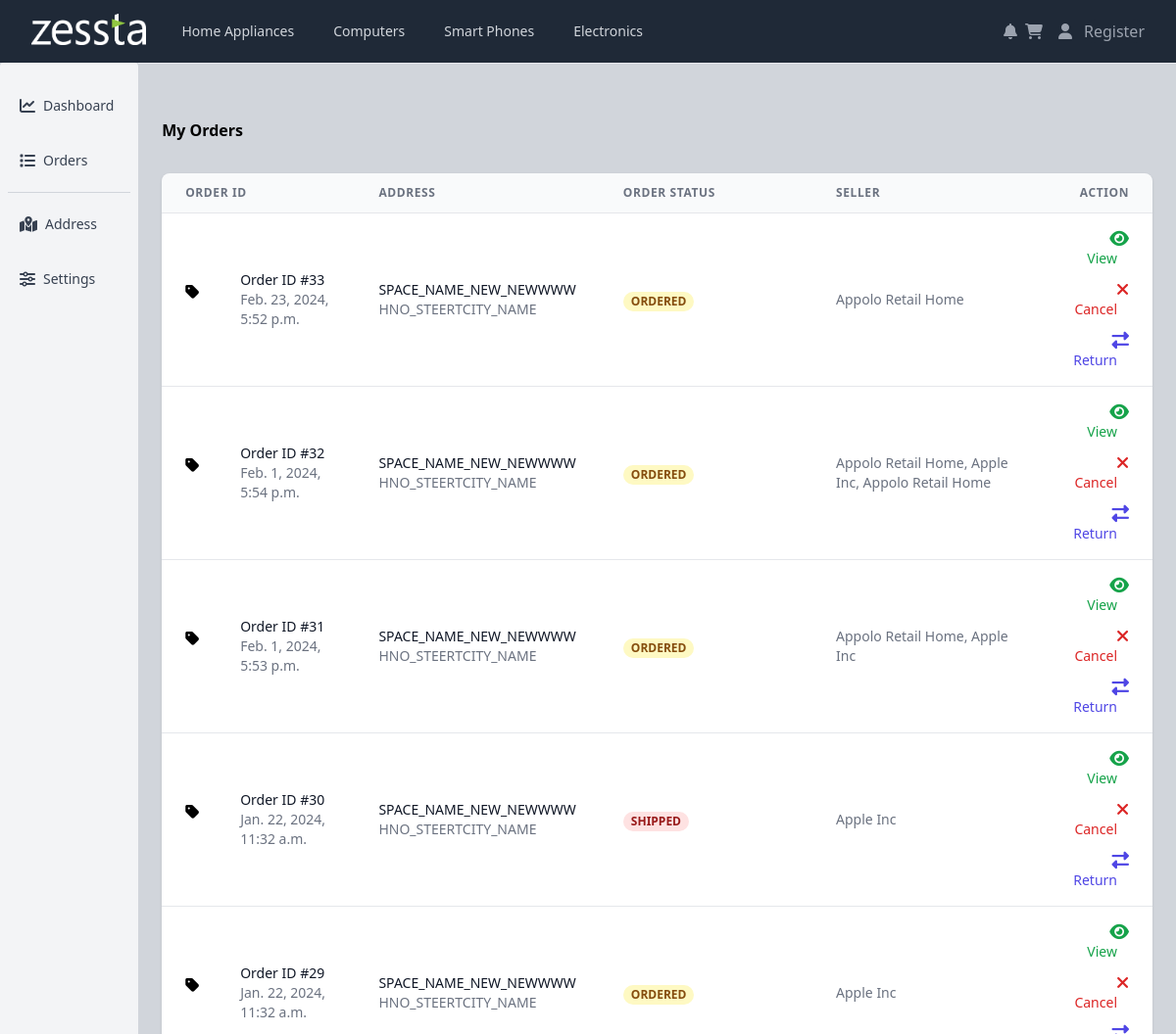
Screenshot of /customer/orders (signed in) with the database file from the repository.
### seller/models.py (models this page shows, shortened)
class ProductCategory(models.Model):
    category_id = models.BigAutoField(primary_key=True)
    category_name = models.CharField(max_length=50)
    category_products = models.ManyToManyField(
        "seller.Product", verbose_name="listOfProd", blank=True, null=True
    )

class Product(models.Model):
    product_id = models.BigAutoField(primary_key=True)
    product_name = models.CharField(max_length=50)
    product_price = models.IntegerField(max_length=6)
    product_image = models.ImageField(
        upload_to="files/products_images/",
        height_field=None,
        width_field=None,
        max_length=None,
        blank=True,
        null=True,
    )
    product_category = models.ManyToManyField(
        "seller.ProductCategory", verbose_name="listOfCat"
    )
    products_sellers = models.ManyToManyField("seller.Seller")
    product_quantity = models.IntegerField(default=1)
    def seller_name(self):
        return ", ".join(str(i) for i in self.products_sellers.all())

class Seller(models.Model):
    seller_id = models.BigAutoField(primary_key=True)
    seller_name = models.CharField(max_length=150, blank=True)
    seller_email = models.EmailField(max_length=150, blank=True)
    seller_user_id = models.CharField(max_length=50)
    seller_pwd = models.CharField(max_length=250)
    seller_city = models.CharField(max_length=50)
    seller_mobile = models.CharField(max_length=10)
    seller_products = models.ManyToManyField(
        "seller.Product", verbose_name="listOfSellerProd", null=True, blank=True
    )
    def __str__(self):
        return self.seller_name

### customer/models.py (models this page shows, shortened)
class Order(models.Model):
    ORDER_STATUS = (
        ("ORDERED", "Order Placed"),
        ("SHIPPED", "Order Shipped"),
        ("RETURN", "Order Returned"),
        ("CANCEL", "Order Cancelled"),
    )
    customer_orderd_id = models.BigAutoField(primary_key=True)
    customer_order_address = models.ForeignKey(
        "Address", on_delete=models.CASCADE, blank=True, null=True
    )
    customer_ordered_products = models.ManyToManyField(
        "seller.Product", verbose_name="listofProductsOrdred", blank=True, null=True
    )
    customer_order_timestamp = models.DateTimeField(auto_now_add=True)
    customerID = models.ForeignKey(
        "Customer", verbose_name="CustomerOrdered", on_delete=models.CASCADE, null=True
    )
    customer_order_status = models.CharField(
        max_length=150, choices=ORDER_STATUS, default="ORDERED"
    )
    customer_order_return = models.BooleanField(default=False)
    customer_order_returnID = models.ForeignKey(
        "Return",
        verbose_name="ReturnID",
        on_delete=models.CASCADE,
        blank=True,
        null=True,
    )
    def sellers(self):
        return ", ".join(
            set(i.seller_name() for i in self.customer_ordered_products.all())
        )

class Address(models.Model):
    ADDRESS_TYPE_CHOOSE = (
        (
            "HOME",
            "HOME TYPE [ ALL_DAY_DELIVERY ]",
        ),
        (
            "OFFICE",
            "COMMERICAL [ DELIVERY_ON_WORKING_DAYS_9AM_-_10PM ]",
        ),
    )
    customer_address_id = models.BigAutoField(primary_key=True)
    customeraddress_space_name = models.CharField(max_length=50)
    customer_address_hno_street = models.CharField(max_length=150)
    customer_address_city = models.CharField(max_length=30)
    customer_address_type = models.CharField(
        choices=ADDRESS_TYPE_CHOOSE, default="HOME", max_length=150
    )
    customer_address_pin_code = models.CharField(max_length=6)
    customerID = models.ForeignKey(
        "Customer", verbose_name="CustomerID", on_delete=models.CASCADE, null=True
    )
    def get_address_space_name(self):
        return self.customeraddress_space_name
    def complete_address(self):
        return self.customer_address_hno_street + self.customer_address_city

### customer/logged_pages.py (the view)
    def decorated(request, *args, **kwargs):
        if 'useremail' not in request.session:
            return HttpResponseRedirect('/customer/login')
        return func(request, *args, **kwargs)

### customer/logged_pages.py (called while the page is built)
def cat_list():
    return ProductCategory.objects.prefetch_related("category_products")

def check_login(func):
    def decorated(request, *args, **kwargs):
        if 'useremail' not in request.session:
            return HttpResponseRedirect('/customer/login')
        return func(request, *args, **kwargs)
    return decorated

@check_login
def customer_orders(request):
    order_list = Order.objects.filter(customerID=get_user(request))[::-1]
    return render(
        request,
        "customer/logged_pages/orders.html",
        {"navCat": cat_list(),
         'customer_orders': order_list,
         },
    )

def get_user(request):
    return Customer.objects.get(customer_email=request.session['useremail'])

### templates/customer/logged_pages/orders.html (shortened to what this page needs)
{% extends 'customer/base.html'%}
{% block BODYBLOCK %}
{% include 'customer/logged_pages/sidebar.html' %}
<div class="w-full h-screen overflow-x-hidden border-t flex flex-col">
    <main class="w-full flex-grow p-6">
        <div class="mt-8">
            <strong>My Orders</strong>
        </div>
        <div class="flex flex-col mt-8">
            <div class="-my-2 py-2 overflow-x-auto sm:-mx-6 sm:px-6 lg:-mx-8 lg:px-8">
                <div
                    class="align-middle inline-block min-w-full shadow overflow-hidden sm:rounded-lg border-b border-gray-200">
                    <table class="min-w-full border-collapse  border-slate-500">
                        <thead>
                            <tr class="font-bold">
                                <th
                                    class="px-6 py-3 border-b border-gray-200 bg-gray-50 text-left text-xs leading-4 text-gray-500 uppercase tracking-wider">
                                    Order ID</th>
                                <th
                                    class="px-6 py-3 border-b border-gray-200 bg-gray-50 text-left text-xs leading-4  text-gray-500 uppercase tracking-wider">
                                    Address</th>
                                <th
                                    class="px-6 py-3 border-b border-gray-200 bg-gray-50 text-left text-xs leading-4 text-gray-500 uppercase tracking-wider">
                                    Order Status</th>
                                <th
                                    class="px-6 py-3 border-b border-gray-200 bg-gray-50 text-left text-xs leading-4 text-gray-500 uppercase tracking-wider">
                                    Seller</th>
                                <th
                                    class="px-6 py-3 border-b border-gray-200 bg-gray-50 text-right text-xs leading-4 text-gray-500 uppercase tracking-wider">
                                    Action</th>
                            </tr>
                        </thead>
                        <tbody class="bg-white">
                            {%for order in customer_orders %}
                            <tr>
                                <td class="px-6 py-4 whitespace-no-wrap border-b border-gray-200">
                                    <div class="flex items-center">
                                        <div class="flex-shrink-0 h-10 w-10">
                                            <i class="fa-solid fa-tag"></i>
                                        </div>
                                        <div class="ml-4">
                                            <div class="text-sm leading-5 font-medium text-gray-900">Order ID
                                                #{{order.customer_orderd_id}}</div>
                                            <div class="text-sm leading-5 text-gray-500">
                                                {{order.customer_order_timestamp}}</div>
                                        </div>
                                    </div>
                                </td>
                                <td class="px-6 py-4 whitespace-no-wrap border-b border-gray-200">
                                    <div class="text-sm leading-5 text-gray-900">
                                        {{order.customer_order_address.get_address_space_name}}</div>
                                    <div class="text-sm leading-5 text-gray-500">
                                        {{order.customer_order_address.complete_address}}</div>
                                </td>
                                <td class="px-6 py-4 whitespace-no-wrap border-b border-gray-200">
                                    <span class="px-2 inline-flex text-xs leading-5 font-semibold rounded-full
                                        {% if order.customer_order_status == 'ORDERED' %}
                                        bg-yellow-100 text-yellow-800
                                        {% endif %}
                                        {% if order.customer_order_status == 'SHIPPED' %}
                                        bg-green-100 text-green-800
                                        {% endif %}
                                        {% if order.customer_order_status == 'RETURN' or 'CANCEL' %}
                                        bg-red-100 text-red-800
                                        {% endif %}
                                        ">
                                        <strong>{{order.customer_order_status}} </strong>
                                    </span>
                                </td>
                                <td
                                    class="px-6 py-4 whitespace-no-wrap border-b border-gray-200 text-sm leading-5 text-gray-500">
                                    {{order.sellers}}</td>
                                <td
                                    class="px-6 py-4 whitespace-no-wrap text-right border-b border-gray-200 text-sm leading-5 font-medium">
                                    <a href="/customer/view_order/{{order.customer_orderd_id}}"
                                        class="text-green-600 hover:text-green-900 p-3">
                                         View
                                    </a>
                                    {% if not order.customer_order_status == "CANCEL"%}
                                    <a href="/customer/cancel_order/{{order.customer_orderd_id}}" onclick= "if (! confirm('Are Sure to cancled Order ')) { return false; }" class="text-red-600 hover:text-red-900 p-3">
                                         Cancel
                                    </a>
                                    {% endif %}
                                    {% if not order.customer_order_return%}
                                    <a href="/customer/return_order/{{order.customer_orderd_id}}"  onclick= "if (! confirm('Are Sure to Return Order ')) { return false; }" class="text-indigo-600 hover:text-indigo-900 p-3">
                                         Return
                                    </a>
                                    {% endif %}
                                </td>
                            </tr>
                            {% endfor %}
                        </tbody>
                    </table>
                </div>
            </div>
        </div>
    </main>
</div>
</div>
{% endblock %}

### templates/customer/base.html (shortened to what this page needs)
<!DOCTYPE html>
<html lang="en">
  <head>
    <link
      rel="stylesheet"
      href="https://cdnjs.cloudflare.com/ajax/libs/font-awesome/6.5.1/css/all.min.css"
    />
    {% load static %}
    <link rel="stylesheet" href="{% static 'style/style.css' %}" />
    <script src="https://cdn.tailwindcss.com"></script>
  </head>
  <body>
    <nav class="bg-gray-800">
      <div class="mx-auto max-w-7xl px-2 sm:px-6 lg:px-8">
        <div class="relative flex h-16 items-center justify-between">
          <div
            class="flex flex-1 items-center justify-center sm:items-stretch sm:justify-start"
          >
            <a href="/customer">
              <div class="flex flex-shrink-0 items-center">
                <img
                  class="h-8 w-auto"
                  src="{% static 'img/logo.png' %}"
                  alt="Zessta eCommerce"
                />
              </div>
            </a>
            <div class="hidden sm:ml-6 sm:block">
              <div class="flex space-x-4">
                {% for i in navCat %}
                <a
                  href="/customer/view_cat/{{ i.category_id }}"
                  class="text-gray-300 hover:bg-gray-700 hover:text-white rounded-md px-3 py-2 text-sm font-medium"
                  >{{ i.category_name }}</a
                >
                {% endfor %}
              </div>
            </div>
          </div>
          <div
            class="absolute inset-y-0 right-0 flex items-center pr-2 sm:static sm:inset-auto sm:ml-6 sm:pr-0"
          >
            <button
              type="button"
              class="relative bg-gray-800 p-1 text-gray-400 hover:text-white"
            >
              <span class="absolute -inset-1.5"></span>
              <i class="fa-solid fa-bell"></i>
            </button>
            <a href="/customer/get_bag">
              <button
                type="button"
                class="relative bg-gray-800 p-1 text-gray-400 hover:text-white"
              >
                <span class="absolute -inset-1.5"></span>
                <i class="fa-solid fa-cart-shopping"></i>
              </button>
            </a>
            <div class="relative ml-3">
              <div>
                <a href="/customer/dashboard">
                  <button
                    type="button"
                    class="relative flex rounded-full bg-gray-800 text-gray-400 hover:text-white"
                    id="user-menu-button"
                    aria-expanded="true"
                    aria-haspopup="true"
                  >
                    <span class="absolute -inset-1.5"></span>
                    <i class="fa-solid fa-user"></i>
                  </button>
                </a>
              </div>
            </div>
            <div class="relative ml-3">
              <div>
                <a href="/customer/register">
                  <button
                    type="button"
                    class="relative flex rounded-full bg-gray-800 text-gray-400 hover:text-white"
                    id="user-menu-button"
                    aria-expanded="true"
                    aria-haspopup="true"
                  >
                    <span class="absolute -inset-1.5"></span>
                    Register
                  </button>
                </a>
              </div>
            </div>
          </div>
        </div>
      </div>
    </nav>
    {% block BODYBLOCK %} {% endblock %}
  </body>
</html>

### rows the page displays
ProductCategory: category_name "Home Appliances"
ProductCategory: category_name "Computers"
ProductCategory: category_name "Smart Phones"
ProductCategory: category_name "Electronics"
Order: customer_orderd_id "33", customer_order_timestamp "Feb. 23, 2024, 5:52 p.m.", customer_order_address.get_address_space_name "SPACE_NAME_NEW_NEWWWW", customer_order_address.complete_address "HNO_STEERTCITY_NAME", customer_order_status "ORDERED", sellers "Appolo Retail Home"
Order: customer_orderd_id "32", customer_order_timestamp "Feb. 1, 2024, 5:54 p.m.", customer_order_address.get_address_space_name "SPACE_NAME_NEW_NEWWWW", customer_order_address.complete_address "HNO_STEERTCITY_NAME", customer_order_status "ORDERED", sellers "Appolo Retail Home, Apple Inc, Appolo Retail Home"
Order: customer_orderd_id "31", customer_order_timestamp "Feb. 1, 2024, 5:53 p.m.", customer_order_address.get_address_space_name "SPACE_NAME_NEW_NEWWWW", customer_order_address.complete_address "HNO_STEERTCITY_NAME", customer_order_status "ORDERED", sellers "Appolo Retail Home, Apple Inc"
Order: customer_orderd_id "30", customer_order_timestamp "Jan. 22, 2024, 11:32 a.m.", customer_order_address.get_address_space_name "SPACE_NAME_NEW_NEWWWW", customer_order_address.complete_address "HNO_STEERTCITY_NAME", customer_order_status "SHIPPED", sellers "Apple Inc"
Order: customer_orderd_id "29", customer_order_timestamp "Jan. 22, 2024, 11:32 a.m.", customer_order_address.get_address_space_name "SPACE_NAME_NEW_NEWWWW", customer_order_address.complete_address "HNO_STEERTCITY_NAME", customer_order_status "ORDERED", sellers "Apple Inc"
